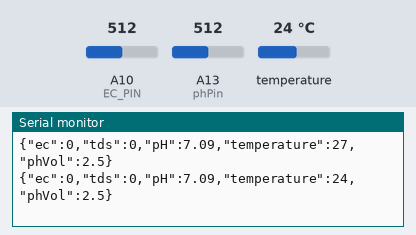
This sketch was run on a simulated Arduino Mega 2560, built with avr-gcc and run on an emulated ATmega2560. On the bench: the last lines printed to the serial monitor. The inputs (shaded band) are chosen by the test bench; at power-on: temperature 24 °C, A10 (EC_PIN) = 512, A13 (phPin) = 512.

Above: at 1.2 s.
1.3 s: temperature set to 12 °C
At 1.82 s:
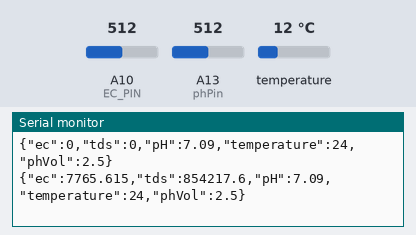
2.8 s: A10 (EC_PIN) set to 716
At 3.74 s:
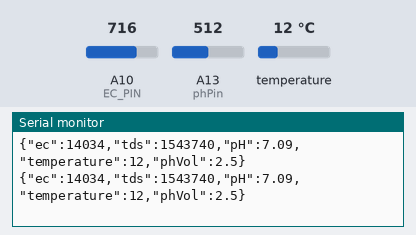
4.3 s: A13 (phPin) set to 716
At 4.71 s:
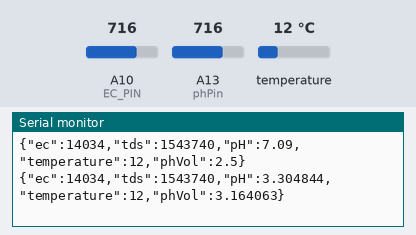
5.8 s: temperature set to 19 °C
At 6.64 s:
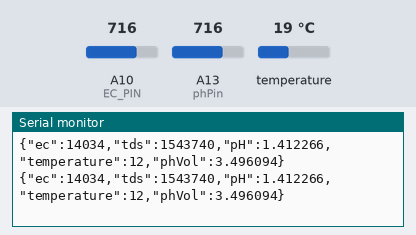
7.3 s: A10 (EC_PIN) set to 900
At 7.61 s:
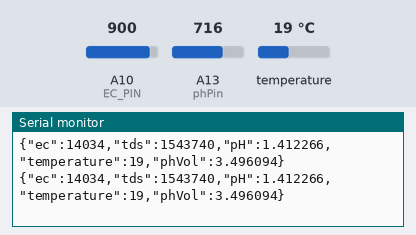
8.8 s: A13 (phPin) set to 900
At 9.55 s:
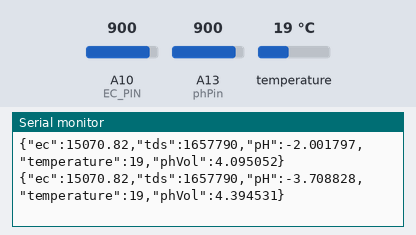
Timing chart, 0 to 11.3 s (numbered marks = the images above; inputs shaded):
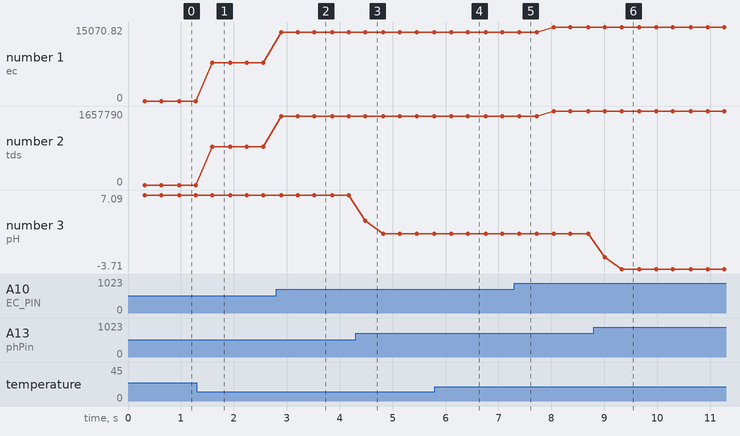

Measured:
- after the input at 2.8 s, the serial monitor: prints a new line after 0.09 s (image 2)
- after the input at 4.3 s, the serial monitor: prints a new line after 0.19 s (image 3)
- after the input at 8.8 s, the serial monitor: prints a new line after 0.21 s (image 6)
- plotted number 1: 7765.61 → 14034 after the input at 2.8 s, 14034 → 15070.82 after the input at 7.3 s
- plotted number 2: 854217.6 → 1543740 after the input at 2.8 s, 1543740 → 1657790 after the input at 7.3 s
- plotted number 3: 7.09 → 1.41 after the input at 4.3 s, 1.41 → -3.71 after the input at 8.8 s

The sketch:

flex_flox_device_with_json.ino
```cpp
//Arduino to NodeMCU
#include <SoftwareSerial.h>
///////////////////////////////

//Library for JSON objects
#include <ArduinoJson.h>
//////////////////////////

//Initialise Arduino to WifiModule Communication (6=Rx & 7=Tx)
SoftwareSerial nodemcu(12,11);
////////////////////////////////

// Start EC Libraries
#include <DFRobot_EC.h>
#include <EEPROM.h>
#include <OneWire.h>
// End EC Libraries

// Start EC Calibration CMD
// enterec -> enter calibration mode
// calec -> start calibration calucation
// exitec -> saved the parameters and exit calibration mode
// End EC Calibration CMD

// Start PH Values
const int phPin = A13;
int sensorValue = 0;
unsigned long int avgValue;
float b;
int buf[10], temp;
// End PH Values

// Start EC Values
#define EC_PIN A10
byte DS18B20_Pin = 2; //DS18B20 signal, pin on digital 2
#define StartConvert 0
#define ReadTemperature 1
float voltage, ecValue, temperature = 27;
DFRobot_EC ec;
unsigned long tempSampleTime;
unsigned int tempSampleInterval = 850; //analog sample interval;serial print interval;temperature sample interval
// End EC Values

// Start Temperature chip i/o
OneWire ds(DS18B20_Pin);  // on digital pin 2
// End Temperature chip i/o

void setup()
{
  Serial.begin(115200);
  nodemcu.begin(115200);
  ec.begin();
  TempProcess(StartConvert);   //let the DS18B20 start the convert
  tempSampleTime = millis();
}

void loop()
{

  DynamicJsonDocument doc(1024);


 // Start PH Logic
  for (int i = 0; i < 10; i++) {
    buf[i] = analogRead(phPin);
    delay(30);
  }
  for (int i = 0; i < 9; i++) {
    for (int j = i + 1; j < 10; j++) {
      if (buf[i] > buf[j]) {
        temp = buf[i];
        buf[i] = buf[j];
        buf[j] = temp;
      }
    }
  }
  avgValue = 0;
  for (int i = 2; i < 8; i++)
    avgValue += buf[i];
  float pHVol = (float)avgValue * 5.00 / 1024 / 6;

  float pHValue = -5.70 * pHVol + 21.34; //originally 21.34
//  Serial.print("pH sensor = ");
//  Serial.println(pHValue);

//  delay(3000);
// End PH Logic

  // Start EC Logic
  static unsigned long timepoint = millis();
  if (millis() - timepoint > 1000U) //time interval: 1s
  {
    timepoint = millis();
     voltage = analogRead(EC_PIN) / 1024.0 * 5000; // read the voltage
//      voltage = pHVol;
//  temperature = readTemperature();          // read your temperature sensor to execute temperature compensation
    ecValue =  ec.readEC(voltage, temperature); // convert voltage to EC with temperature compensation
//    Serial.print("temperature: ");
//    Serial.print(temperature);
//    Serial.println("°C");
//    Serial.print("EC: ");
//    Serial.print(ecValue);
//    Serial.println("ms/cm"); //micro

  }
  if (millis() - tempSampleTime >= tempSampleInterval)
  {
    tempSampleTime = millis();
    temperature = TempProcess(ReadTemperature);  // read the current temperature from the  DS18B20

    TempProcess(StartConvert);                   //after the reading,start the convert for next reading
  }
  ec.calibration(voltage, temperature);       // calibration process by Serial CMD
  // End EC Logic

   float tdsValue = ecValue * 550;
//  Serial.print("TDS: ");
//  Serial.print(tdsValue);
//  Serial.println(" ppm");
// End TDS Logic

  doc["ec"] = (ecValue*1000)/2;
  doc["tds"] = tdsValue*100;
  doc["pH"] = pHValue;
  doc["temperature"] = temperature;
  doc["phVol"] = pHVol;
  //Send JSON results to Serial Monitor-2
  serializeJson(doc, Serial);
  //Send results to Wifi Module
  serializeJson(doc, nodemcu);
  Serial.println("");
}
// void loop ends here

// Start TDS GetMedian
int getMedianNum(int bArray[], int iFilterLen)
{
  int bTab[iFilterLen];
  for (byte i = 0; i < iFilterLen; i++)
    bTab[i] = bArray[i];
  int i, j, bTemp;
  for (j = 0; j < iFilterLen - 1; j++)
  {
    for (i = 0; i < iFilterLen - j - 1; i++)
    {
      if (bTab[i] > bTab[i + 1])
      {
        bTemp = bTab[i];
        bTab[i] = bTab[i + 1];
        bTab[i + 1] = bTemp;
      }
    }
  }
  if ((iFilterLen & 1) > 0)
    bTemp = bTab[(iFilterLen - 1) / 2];
  else
    bTemp = (bTab[iFilterLen / 2] + bTab[iFilterLen / 2 - 1]) / 2;
  return bTemp;
}
// End TDS GetMedian
/*
  ch=0,let the DS18B20 start the convert;ch=1,MCU read the current temperature from the DS18B20.
*/
// Start Temperature Reading from DS18B20
float TempProcess(bool ch)
{
  //returns the temperature from one DS18B20 in DEG Celsius
  static byte data[12];
  static byte addr[8];
  static float TemperatureSum;
  if (!ch) {
    if ( !ds.search(addr)) {
      Serial.println("no more sensors on chain, reset search!");
      ds.reset_search();
      return 0;
    }
    if ( OneWire::crc8( addr, 7) != addr[7]) {
      Serial.println("CRC is not valid!");
      return 0;
    }
    if ( addr[0] != 0x10 && addr[0] != 0x28) {
      Serial.print("Device is not recognized!");
      return 0;
    }
    ds.reset();
    ds.select(addr);
    ds.write(0x44, 1); // start conversion, with parasite power on at the end
  }
  else {
    byte present = ds.reset();
    ds.select(addr);
    ds.write(0xBE); // Read Scratchpad
    for (int i = 0; i < 9; i++) { // we need 9 bytes
      data[i] = ds.read();
    }
    ds.reset_search();
    byte MSB = data[1];
    byte LSB = data[0];
    float tempRead = ((MSB << 8) | LSB); //using two's compliment
    TemperatureSum = tempRead / 16;
  }
  return TemperatureSum;
}
// End Temperature Reading from DS18B20
```
